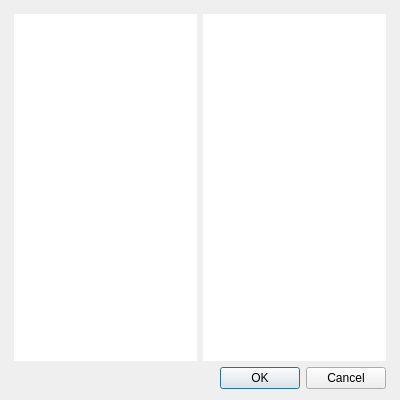
<?xml version="1.0" encoding="UTF-8"?>
<ui version="4.0">
 <class>set_tag_dialog</class>
 <widget class="QDialog" name="set_tag_dialog">
  <property name="geometry">
   <rect>
    <x>0</x>
    <y>0</y>
    <width>400</width>
    <height>400</height>
   </rect>
  </property>
  <property name="minimumSize">
   <size>
    <width>200</width>
    <height>200</height>
   </size>
  </property>
  <property name="maximumSize">
   <size>
    <width>600</width>
    <height>600</height>
   </size>
  </property>
  <property name="windowTitle">
   <string>Tag Editor</string>
  </property>
  <layout class="QGridLayout" name="gridLayout">
   <item row="0" column="0">
    <layout class="QVBoxLayout" name="verticalLayout">
     <property name="leftMargin">
      <number>3</number>
     </property>
     <property name="topMargin">
      <number>3</number>
     </property>
     <property name="rightMargin">
      <number>3</number>
     </property>
     <item>
      <layout class="QHBoxLayout" name="horizontalLayout">
       <item>
        <widget class="QTextEdit" name="author_list">
         <property name="frameShape">
          <enum>QFrame::Shape::NoFrame</enum>
         </property>
        </widget>
       </item>
       <item>
        <widget class="QTextEdit" name="tag_list">
         <property name="frameShape">
          <enum>QFrame::Shape::NoFrame</enum>
         </property>
        </widget>
       </item>
      </layout>
     </item>
     <item>
      <widget class="QDialogButtonBox" name="buttonBox">
       <property name="orientation">
        <enum>Qt::Orientation::Horizontal</enum>
       </property>
       <property name="standardButtons">
        <set>QDialogButtonBox::StandardButton::Cancel|QDialogButtonBox::StandardButton::Ok</set>
       </property>
      </widget>
     </item>
    </layout>
   </item>
  </layout>
 </widget>
 <resources/>
 <connections>
  <connection>
   <sender>buttonBox</sender>
   <signal>accepted()</signal>
   <receiver>set_tag_dialog</receiver>
   <slot>accept()</slot>
   <hints>
    <hint type="sourcelabel">
     <x>248</x>
     <y>254</y>
    </hint>
    <hint type="destinationlabel">
     <x>157</x>
     <y>274</y>
    </hint>
   </hints>
  </connection>
  <connection>
   <sender>buttonBox</sender>
   <signal>rejected()</signal>
   <receiver>set_tag_dialog</receiver>
   <slot>reject()</slot>
   <hints>
    <hint type="sourcelabel">
     <x>316</x>
     <y>260</y>
    </hint>
    <hint type="destinationlabel">
     <x>286</x>
     <y>274</y>
    </hint>
   </hints>
  </connection>
 </connections>
</ui>
